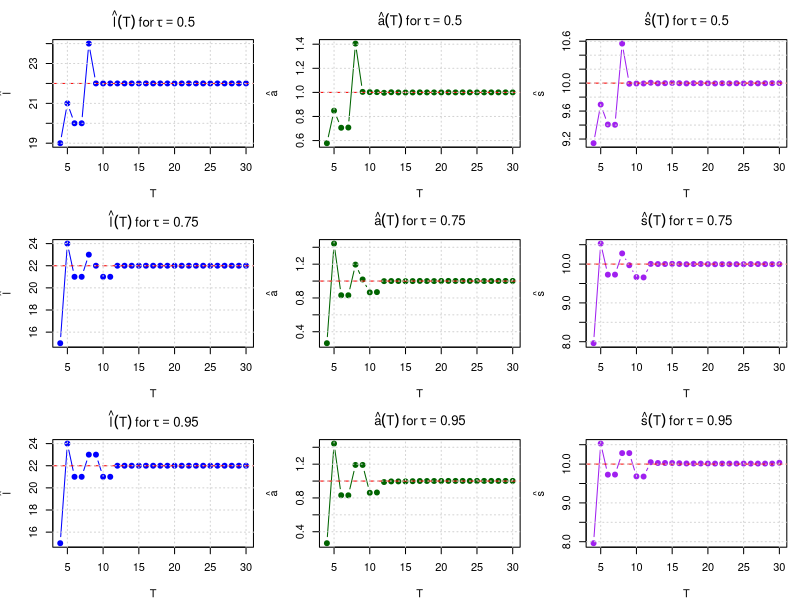

The R source for this figure:
# ---------------------------------------------------------------------------
# Generate Figures 3, 4a, and 4b for tau = 0.5, 0.75, 0.95
# ---------------------------------------------------------------------------

# Laplace Noise Generator
rlaplace <- function(n, location = 0, scale = 1) {
  u <- runif(n, -0.5, 0.5)
  location - scale * sign(u) * log(1 - 2 * abs(u))
}

# Quantile Loss
quantile_loss <- function(u, tau) {
  u * ( tau - (u < 0) )
}

# Weighted Quantile
med_weighted_tau <- function(I, l, s, tau) {
  T <- length(I)
  x <- I * exp(((1:T) - l)^2 / s^2)
  w <- exp(-((1:T) - l)^2 / s^2)
  o <- order(x)
  x_sorted <- x[o]
  w_sorted <- w[o]
  cum_w <- cumsum(w_sorted)
  cutoff <- tau * sum(w_sorted)
  k <- min(which(cum_w >= cutoff))
  return(x_sorted[k]) 
}

# Estimators
compute_a <- function(I, l, s, tau) {
  med_weighted_tau(I, l, s, tau)
}

objective_function <- function(I, a, l, s, tau) {
  t <- seq_along(I)
  fitted <- a * exp(-((t - l)^2) / s^2)
  u <- I - fitted
  mean(quantile_loss(u, tau))
}

search_best_s <- function(I, l, tau) {
  f_obj <- function(s) {
    a_hat <- compute_a(I, l, s, tau)
    objective_function(I, a_hat, l, s, tau)
  }
  optimize(f_obj, interval = c(1, 20), tol = 1e-4)$minimum
}

estimate_params <- function(I, tau, h) {
  losses <- sapply(1:h, function(l) {
    s_hat <- search_best_s(I, l, tau)
    a_hat <- compute_a(I, l, s_hat, tau)
    objective_function(I, a_hat, l, s_hat, tau)
  })
  l_hat <- which.min(losses)
  s_hat <- search_best_s(I, l_hat, tau)
  a_hat <- compute_a(I, l_hat, s_hat, tau)
  list(l_hat = l_hat, s_hat = s_hat, a_hat = a_hat)
}

# ---------------------------------------------------------------------------
# Settings
# ---------------------------------------------------------------------------
A_true <- 1
L_true <- 22
S_true <- 10
snr <- 1000
seed <- 280
h <- 30
T_vals <- 4:h
taus <- c(0.5, 0.75, 0.95)

# ----------------------------------------
# Combined 3x3 Plot for tau = 0.5, 0.75, 0.95
# ----------------------------------------

png("fig3_4a_4b_combined.png", width = 1200, height = 800, res = 120)
par(mfrow = c(3, 3), mar = c(4, 4, 3, 1))  # 3 rows (tau), 3 columns (l, a, s)

for (tau in taus) {
  set.seed(seed)
  signal_full <- A_true * exp(-((1:h) - L_true)^2 / S_true^2)
  b <- A_true / (sqrt(2) * snr)
  noise_full <- rlaplace(h, scale = b)
  I_full <- signal_full + noise_full
  
  l_hats <- numeric(length(T_vals))
  a_hats <- numeric(length(T_vals))
  s_hats <- numeric(length(T_vals))
  
  for (i in seq_along(T_vals)) {
    T <- T_vals[i]
    I_T <- I_full[1:T]
    est <- estimate_params(I_T, tau, h)
    l_hats[i] <- est$l_hat
    a_hats[i] <- est$a_hat
    s_hats[i] <- est$s_hat
  }
  
  # Row = tau, Column 1 = l_hat(T)
  plot(T_vals, l_hats, type = "b", col = "blue", pch = 19,
       xlab = "T", ylab = expression(hat(l)),
       main = bquote(hat(l)(T) ~ "for" ~ tau == .(tau)))
  abline(h = L_true, col = "red", lty = 2)
  grid()
  
  # Column 2 = a_hat(T)
  plot(T_vals, a_hats, type = "b", col = "darkgreen", pch = 19,
       xlab = "T", ylab = expression(hat(a)),
       main = bquote(hat(a)(T) ~ "for" ~ tau == .(tau)))
  abline(h = A_true, col = "red", lty = 2)
  grid()
  
  # Column 3 = s_hat(T)
  plot(T_vals, s_hats, type = "b", col = "purple", pch = 19,
       xlab = "T", ylab = expression(hat(s)),
       main = bquote(hat(s)(T) ~ "for" ~ tau == .(tau)))
  abline(h = S_true, col = "red", lty = 2)
  grid()
}

dev.off()
cat("Combined 3x3 plot saved as 'fig3_4a_4b_combined.png'\n")
